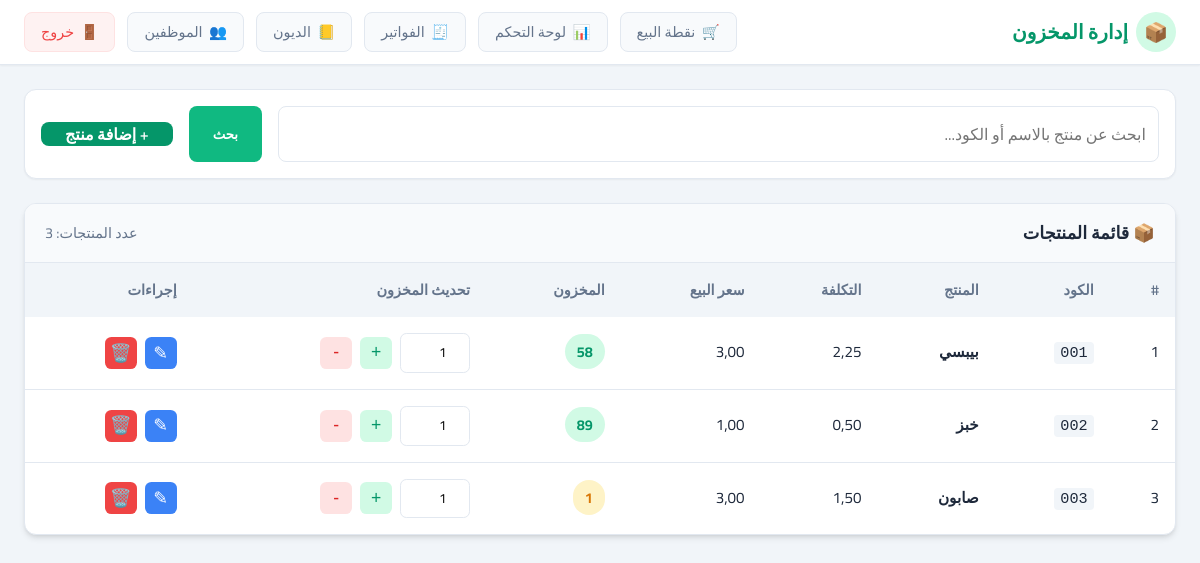
Screenshot of /inventory/ (signed in) with the database file from the repository.
### store/models.py (models this page shows, shortened)
class Product(models.Model):
    code = models.CharField(
        max_length=50,
        unique=True,
        verbose_name="كود المنتج",
        help_text="يمكن أن يكون باركود أو كود يدوي",
    )
    name = models.CharField(
        max_length=200,
        verbose_name="اسم المنتج",
    )
    cost_price = models.DecimalField(
        max_digits=10,
        decimal_places=2,
        verbose_name="سعر التكلفة",
    )
    sale_price = models.DecimalField(
        max_digits=10,
        decimal_places=2,
        verbose_name="سعر البيع",
    )
    current_stock = models.IntegerField(
        default=0,
        verbose_name="الكمية في المخزون",
    )
    is_active = models.BooleanField(
        default=True,
        verbose_name="منتج نشط",
    )
    created_at = models.DateTimeField(
        auto_now_add=True,
        verbose_name="تاريخ الإضافة",
    )
    updated_at = models.DateTimeField(
        auto_now=True,
        verbose_name="آخر تحديث",
    )
    class Meta:
        verbose_name = "منتج"
        verbose_name_plural = "المنتجات"
        ordering = ["name"]

### store/views.py (the view)
# urls.py: path("inventory/", views.inventory_list, name="inventory_list"),
@login_required
@user_passes_test(is_manager)
def inventory_list(request):
    query = request.GET.get("q", "")
    products = Product.objects.filter(is_active=True)
    if query:
        products = products.filter(
            Q(name__icontains=query) | Q(code__icontains=query)
        )
    products = products.order_by("name")
    context = {
        "products": products,
        "query": query
    }
    return render(request, "store/inventory_list.html", context)

### store/views.py (called while the page is built)
def is_manager(user):
    return user.is_superuser

### store/templates/store/inventory_list.html (shortened to what this page needs)
{% load static %}
<!DOCTYPE html>
<html lang="ar" dir="rtl">
<head>
</head>
<body>
    <header class="header">
        <div class="brand">
            <div class="brand-icon">📦</div>
            <span>إدارة المخزون</span>
        </div>
        <nav class="nav-actions">
            <a href="{% url 'store:pos' %}" class="btn-nav">
                <span>🛒</span> <span>نقطة البيع</span>
            </a>
            {% if request.user.is_superuser %}
            <a href="{% url 'store:dashboard' %}" class="btn-nav">
                <span>📊</span> <span>لوحة التحكم</span>
            </a>
            <a href="{% url 'store:sales_list' %}" class="btn-nav">
                <span>🧾</span> <span>الفواتير</span>
            </a>
            <a href="{% url 'store:debts_list' %}" class="btn-nav">
                <span>📒</span> <span>الديون</span>
            </a>
            <a href="{% url 'store:employee_list' %}" class="btn-nav">
                <span>👥</span> <span>الموظفين</span>
            </a>
            {% endif %}
            <a href="{% url 'store:logout' %}" class="btn-nav" style="color: #ef4444; border-color: #fee2e2; background: #fef2f2;">
                <span>🚪</span> <span>خروج</span>
            </a>
        </nav>
    </header>
    <main class="main-container">
        <div class="search-card" style="display: flex; justify-content: space-between; align-items: center; gap: 1rem; flex-wrap: wrap;">
            <form method="get" class="search-form" style="flex: 1;">
                <input type="text" name="q" value="{{ query }}" class="search-input" placeholder="ابحث عن منتج بالاسم أو الكود...">
                <button type="submit" class="btn-search">بحث</button>
            </form>
            <a href="{% url 'store:product_create' %}" class="btn-search" style="text-decoration: none; background: var(--primary-dark);">+ إضافة منتج</a>
        </div>
        <div class="card">
            <div class="card-header">
                <div class="card-title">📦 قائمة المنتجات</div>
                <div style="color: var(--text-muted); font-size: 0.9rem;">
                    عدد المنتجات: {{ products|length }}
                </div>
            </div>
            <div class="table-container">
                {% if products %}
                <table>
                    <thead>
                        <tr>
                            <th>#</th>
                            <th>الكود</th>
                            <th>المنتج</th>
                            <th>التكلفة</th>
                            <th>سعر البيع</th>
                            <th>المخزون</th>
                            <th>تحديث المخزون</th>
                            <th>إجراءات</th>
                        </tr>
                    </thead>
                    <tbody>
                        {% for p in products %}
                        <tr>
                            <td>{{ forloop.counter }}</td>
                            <td><span style="font-family: monospace; background: #f1f5f9; padding: 2px 6px; border-radius: 4px;">{{ p.code }}</span></td>
                            <td style="font-weight: 600;">{{ p.name }}</td>
                            <td>{{ p.cost_price }}</td>
                            <td>{{ p.sale_price }}</td>
                            <td>
                                {% if p.current_stock == 0 %}
                                <span class="stock-badge stock-out">نفذت (0)</span>
                                {% elif p.current_stock < 5 %}
                                <span class="stock-badge stock-low">{{ p.current_stock }}</span>
                                {% else %}
                                <span class="stock-badge stock-ok">{{ p.current_stock }}</span>
                                {% endif %}
                            </td>
                            <td>
                                <form method="post" action="{% url 'store:inventory_update' p.id %}" class="stock-control">
                                    <input type="number" name="quantity" value="1" min="1" class="qty-input">
                                    <button type="submit" name="action" value="add" class="btn-action btn-add" title="إضافة">+</button>
                                    <button type="submit" name="action" value="subtract" class="btn-action btn-sub" title="خصم">-</button>
                                </form>
                            </td>
                            <td>
                                <div style="display: flex; gap: 0.5rem;">
                                    <a href="{% url 'store:product_update' p.id %}" class="btn-action" style="background: var(--info); color: white; text-decoration: none;" title="تعديل">✎</a>
                                    <a href="{% url 'store:product_delete' p.id %}" class="btn-action" style="background: var(--danger); color: white; text-decoration: none;" title="حذف">🗑️</a>
                                </div>
                            </td>
                        </tr>
                        {% endfor %}
                    </tbody>
                </table>
                {% else %}
                <div class="empty-state">
                    <p>لا توجد منتجات مطابقة للبحث.</p>
                </div>
                {% endif %}
            </div>
        </div>
    </main>
</body>
</html>

### store/templates/store/inventory_list.html (style rules this page uses)
:root { --primary: #10b981; --primary-dark: #059669; --primary-light: #d1fae5; --secondary: #64748b; --bg-body: #f1f5f9; --bg-card: #ffffff; --text-main: #1e293b; --text-muted: #64748b; --border: #e2e8f0; --danger: #ef4444; --warning: #f59e0b; --info: #3b82f6; --shadow-sm: 0 1px 2px 0 rgb(0 0 0 / 0.05); --shadow-md: 0 4px 6px -1px rgb(0 0 0 / 0.1), 0 2px 4px -2px rgb(0 0 0 / 0.1); --radius: 0.75rem; }
* { box-sizing: border-box; margin: 0; padding: 0; }
body { font-family: 'Cairo', sans-serif; background-color: var(--bg-body); color: var(--text-main); line-height: 1.5; min-height: 100vh; display: flex; flex-direction: column; }
.header { background: var(--bg-card); border-bottom: 1px solid var(--border); padding: 0.75rem 1.5rem; display: flex; justify-content: space-between; align-items: center; position: sticky; top: 0; z-index: 50; box-shadow: var(--shadow-sm); }
.brand { display: flex; align-items: center; gap: 0.5rem; font-weight: 800; font-size: 1.25rem; color: var(--primary-dark); }
.brand-icon { background: var(--primary-light); color: var(--primary-dark); width: 40px; height: 40px; display: flex; align-items: center; justify-content: center; border-radius: 50%; font-size: 1.2rem; }
.nav-actions { display: flex; gap: 0.75rem; }
.btn-nav { text-decoration: none; color: var(--text-muted); font-size: 0.9rem; padding: 0.5rem 1rem; border-radius: 0.5rem; background: #f8fafc; border: 1px solid var(--border); transition: all 0.2s; display: inline-flex; align-items: center; gap: 0.4rem; }
.main-container { flex: 1; max-width: 1200px; margin: 0 auto; width: 100%; padding: 1.5rem; display: flex; flex-direction: column; gap: 1.5rem; }
.search-card { background: var(--bg-card); border-radius: var(--radius); padding: 1rem; box-shadow: var(--shadow-sm); border: 1px solid var(--border); }
.search-form { display: flex; gap: 1rem; }
.search-input { flex: 1; padding: 0.75rem; border: 1px solid var(--border); border-radius: 0.5rem; font-family: inherit; font-size: 1rem; }
.btn-search { background: var(--primary); color: white; border: none; padding: 0 1.5rem; border-radius: 0.5rem; font-weight: 600; cursor: pointer; font-family: inherit; }
.card { background: var(--bg-card); border-radius: var(--radius); box-shadow: var(--shadow-md); border: 1px solid var(--border); overflow: hidden; display: flex; flex-direction: column; }
.card-header { padding: 1rem 1.25rem; border-bottom: 1px solid var(--border); background: #f8fafc; display: flex; justify-content: space-between; align-items: center; }
.card-title { font-weight: 700; font-size: 1.1rem; display: flex; align-items: center; gap: 0.5rem; }
.table-container { overflow-x: auto; }
table { width: 100%; border-collapse: collapse; font-size: 0.95rem; }
th { background: #f1f5f9; padding: 1rem; text-align: right; font-weight: 600; color: var(--text-muted); font-size: 0.9rem; white-space: nowrap; }
td { padding: 1rem; border-bottom: 1px solid var(--border); vertical-align: middle; }
tr:last-child td { border-bottom: none; }
.stock-control { display: flex; align-items: center; gap: 0.5rem; }
.qty-input { width: 70px; padding: 0.4rem; border: 1px solid var(--border); border-radius: 0.4rem; text-align: center; font-family: inherit; }
.btn-action { width: 32px; height: 32px; border-radius: 0.4rem; border: none; display: flex; align-items: center; justify-content: center; cursor: pointer; font-size: 1.1rem; transition: all 0.2s; }
.btn-add { background: var(--primary-light); color: var(--primary-dark); }
.btn-sub { background: #fee2e2; color: #dc2626; }
.stock-badge { padding: 0.25rem 0.75rem; border-radius: 999px; font-weight: 700; font-size: 0.9rem; }
.stock-ok { background: var(--primary-light); color: var(--primary-dark); }
.stock-low { background: #fef3c7; color: #d97706; }

### rows the page displays
Product: code "001", name "بيبسي", cost_price "2,25", sale_price "3,00", current_stock "58"
Product: code "002", name "خبز", cost_price "0,50", sale_price "1,00", current_stock "89"
Product: code "003", name "صابون", cost_price "1,50", sale_price "3,00", current_stock "1"

### other values shown
{{ products|length }} "3"
